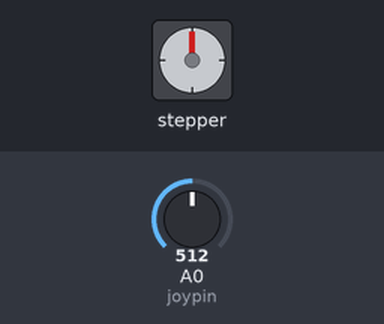
Recording of a sketch running on a simulated Arduino Uno, built with avr-gcc and run on an emulated ATmega328P. Shown: stepper motor. The inputs (shaded band) are chosen by the test bench; at power-on: A0 (joypin) = 512. Stepper angles assume 2048 steps per turn.

Above: at 1.2 s.
1.3 s: A0 (joypin) set to 497
At 1.45 s:
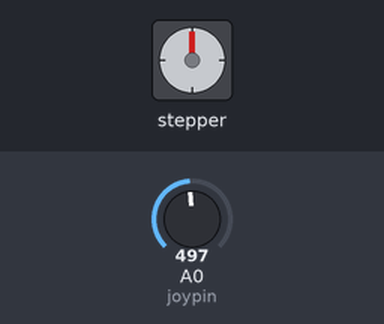
4.3 s: A0 (joypin) set to 716
At 4.3 s:
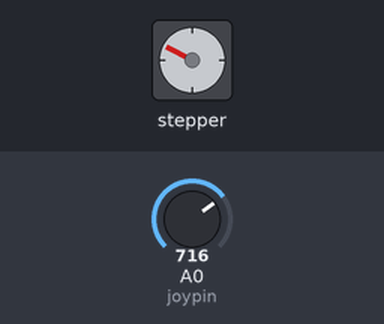
5.8 s: A0 (joypin) set to 511
At 6.25 s:
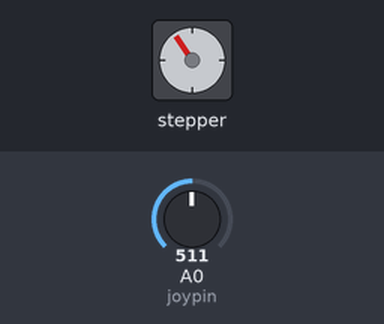
Timing chart, 0 to 28.6 s (numbered marks = the images above; inputs shaded):
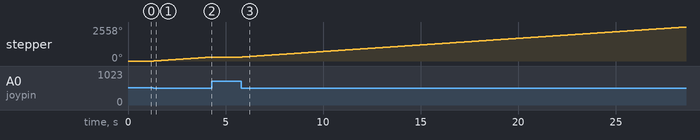

Measured:
- the behaviour switches between 512 and 511 on A0 (joypin) (found by bisection; images 0 and 1)
- after the input at 1.3 s, stepper: keeps turning clockwise at about 100°/s, starting at once
- after the input at 4.3 s, stepper: stops changing and stays 297°
- after the input at 5.8 s, stepper: keeps turning clockwise at about 99°/s, starting at once

The sketch:

Stepper_joysitckreal.ino
```cpp
/*  the goal of this program is to control the stepper motor with a joystick.
    the theme of this program is analog input.
*/


#include <Stepper.h>                  //includes the stepper library
int stepsperrev = 2048;               // sets the steps per revolution of the stepper to 2048
int speed = 20;                              //sets the integer speed of the motor to 20
Stepper mystepper(stepsperrev, 8,10,9,11);        //initializes the stepper to pin 8, 10, 9, 11
int joypin = A0;                               //sets the pin A0 as joypin
int IN1 = 8;                                   //sets the pin 8 as IN1
int IN2 = 10;                                   //sets the pin 10 as IN2
int IN3 = 9;                                   //sets the pin 9 as IN3
int IN4 = 11;                                   //sets the pin 11 as IN4

void setup() {
  // put your setup code here, to run once:
  mystepper.setSpeed(speed);                   //sets the motor on speed 20
  pinMode(joypin, INPUT);                     //has the pin A0 to an input
}

void loop() {
  // put your main code here, to run repeatedly:
  int val = analogRead(joypin);                   //reads pin A0 and defines it to val
  val = map(val, 0, 1023, 0, 2);                //maps the value of val from 0-1023 to 0-2

if (val == 1) {                 //makes the condition of if to val is = to 1
  mystepper.step(0);              //makes the stepper stop moving
}

if (val == 0) {                 //makes the condition of if to val is = to 0
  mystepper.step(1);             //makes the stepper move clockwise
}
if (val == 2) {                //makes the condition of if to val = 2
  mystepper.step(-1);           //makes the stepper move counterclockwise
}
}
```
